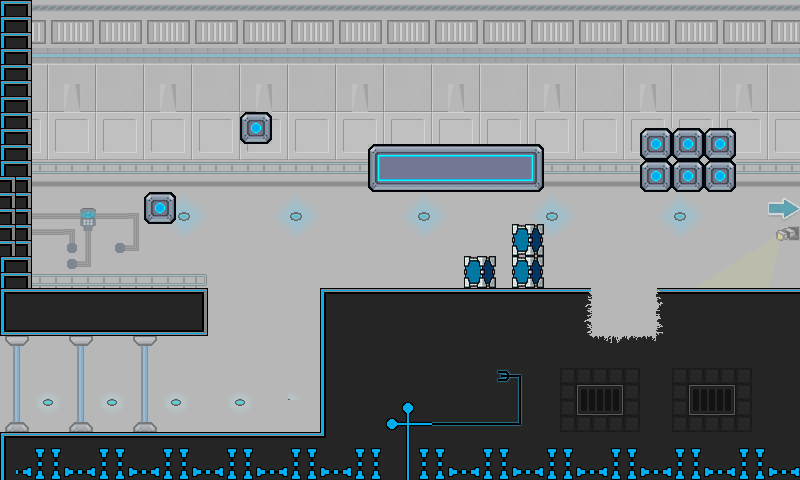

This is a level from a 2D game, rendered from its Tiled map with the project's own tilesets. A one-line summary and the map file follow, with tile-layer data summarised:
An orthogonal 50x30 tile map with 16x16 px tiles, 1 tile layer (Tile Layer 1) and 1 object (Player).

<map version="1.0" orientation="orthogonal" renderorder="right-down" width="50" height="30" tilewidth="16" tileheight="16">
 <tileset firstgid="1" source="../main.tsx" />
 <layer name="Tile Layer 1" width="50" height="30">
  <data>[1500 cells, 1500 non-empty, 155 distinct tile ids]</data>
 </layer>
 <objectgroup name="Object Layer 1">
  <object type="Player" gid="487" x="5" y="5" />
 </objectgroup>
</map>
